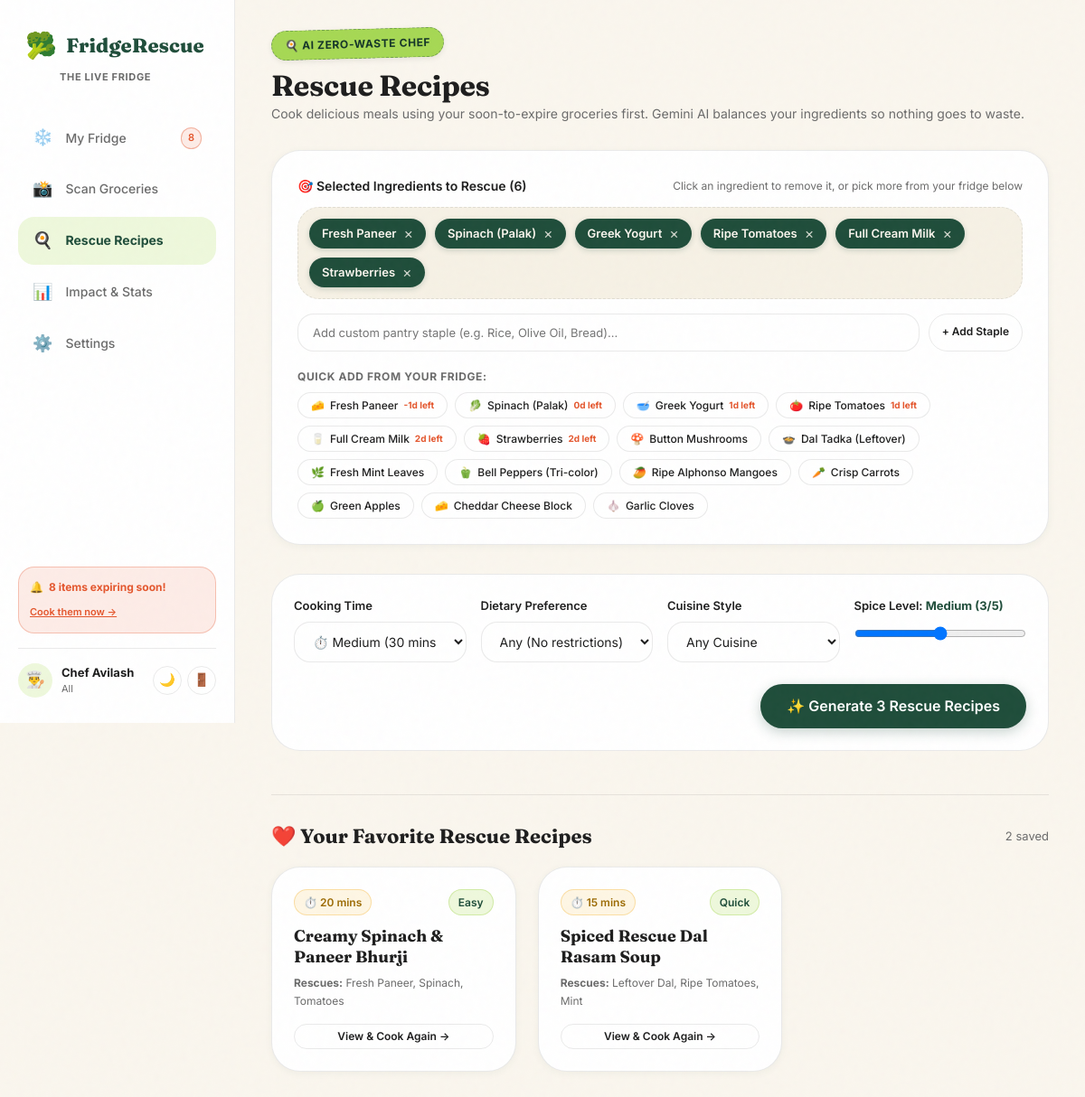
Page /recipes.php (signed in) on the committed database.
### tables this page shows
CREATE TABLE `users` (
    `id` INT UNSIGNED AUTO_INCREMENT PRIMARY KEY,
    `name` VARCHAR(100) NOT NULL,
    `email` VARCHAR(191) NOT NULL UNIQUE,
    `password_hash` VARCHAR(255) NOT NULL,
    `diet_pref` ENUM('all', 'vegetarian', 'vegan', 'non_veg', 'keto') NOT NULL DEFAULT 'all',
    `currency` VARCHAR(10) NOT NULL DEFAULT '₹',
    `alert_days` TINYINT UNSIGNED NOT NULL DEFAULT 3,
    `theme` ENUM('light', 'dark') NOT NULL DEFAULT 'light',
    `created_at` TIMESTAMP NOT NULL DEFAULT CURRENT_TIMESTAMP,
    INDEX `idx_users_email` (`email`)
);

CREATE TABLE `fridge_items` (
    `id` INT UNSIGNED AUTO_INCREMENT PRIMARY KEY,
    `user_id` INT UNSIGNED NOT NULL,
    `name` VARCHAR(100) NOT NULL,
    `emoji` VARCHAR(16) NOT NULL DEFAULT '🥦',
    `category` ENUM('vegetable', 'fruit', 'dairy', 'leftover', 'other') NOT NULL DEFAULT 'vegetable',
    `quantity` DECIMAL(8,2) NOT NULL DEFAULT 1.00,
    `unit` VARCHAR(20) NOT NULL DEFAULT 'pcs',
    `estimated_price` DECIMAL(10,2) NOT NULL DEFAULT 0.00,
    `added_on` DATE NOT NULL,
    `expiry_date` DATE NOT NULL,
    `status` ENUM('active', 'used', 'wasted') NOT NULL DEFAULT 'active',
    `created_at` TIMESTAMP NOT NULL DEFAULT CURRENT_TIMESTAMP,
    FOREIGN KEY (`user_id`) REFERENCES `users`(`id`) ON DELETE CASCADE,
    INDEX `idx_items_user_status_exp` (`user_id`, `status`, `expiry_date`),
    INDEX `idx_items_expiry` (`expiry_date`),
    INDEX `idx_items_category` (`category`)
);

CREATE TABLE `recipes_saved` (
    `id` INT UNSIGNED AUTO_INCREMENT PRIMARY KEY,
    `user_id` INT UNSIGNED NOT NULL,
    `title` VARCHAR(200) NOT NULL,
    `cooking_time` VARCHAR(50) NOT NULL,
    `difficulty` VARCHAR(50) NOT NULL,
    `ingredients_json` JSON NOT NULL,
    `steps_json` JSON NOT NULL,
    `rescued_items` VARCHAR(255) DEFAULT NULL,
    `created_at` TIMESTAMP NOT NULL DEFAULT CURRENT_TIMESTAMP,
    FOREIGN KEY (`user_id`) REFERENCES `users`(`id`) ON DELETE CASCADE,
    INDEX `idx_recipes_user` (`user_id`)
);

### includes/auth.php (called while the page is built, shortened)
<?php
require_once __DIR__ . '/helpers.php';
function current_user(): ?array {
    $db = get_db();
    $stmt = $db->prepare("SELECT id, name, email, diet_pref, currency, alert_days, theme, created_at FROM users WHERE id = :id LIMIT 1");
    $stmt->execute(['id' => $_SESSION['user_id']]);
    $user = $stmt->fetch();
    if ($user) {
        return $user;
    }
    return null;
}
function require_login(string $redirect = 'login.php'): array {
    $user = current_user();
    return $user;
}

### includes/helpers.php (called while the page is built, shortened)
<?php
function e(?string $string): string {
    return htmlspecialchars((string)($string ?? ''), ENT_QUOTES, 'UTF-8');
}
function get_days_left(string $expiryDate): int {
    $today = new DateTime('today');
    $exp = new DateTime($expiryDate);
    $diff = $today->diff($exp);
    $days = (int)$diff->format('%r%a');
    return $days;
}

### recipes.php (the view, shortened to what this page needs)
<?php
require_once __DIR__ . '/includes/header.php';
require_once __DIR__ . '/includes/sidebar.php';
$userId = (int)$currentUser['id'];
$db = get_db();
$stmt = $db->prepare("
    SELECT id, name, emoji, category, expiry_date, estimated_price
    FROM fridge_items
    WHERE user_id = :uid AND status = 'active'
    ORDER BY expiry_date ASC, name ASC
");
$stmt->execute(['uid' => $userId]);
$activeItems = $stmt->fetchAll();
$stmtSaved = $db->prepare("
    SELECT *
    FROM recipes_saved
    WHERE user_id = :uid
    ORDER BY created_at DESC
    LIMIT 6
");
$stmtSaved->execute(['uid' => $userId]);
$savedRecipes = $stmtSaved->fetchAll();
?>
<main class="main-content">
    <div style="max-width: 1100px; margin: 0 auto;">
        <div style="margin-bottom: 28px;">
            <div class="produce-sticker" style="margin-bottom: 10px;">
                🍳 AI Zero-Waste Chef
            </div>
            <h1 style="font-size: 32px; letter-spacing: -0.01em;">Rescue Recipes</h1>
            <p style="color: var(--text-secondary); font-size: 14px;">
                Cook delicious meals using your soon-to-expire groceries first. Gemini AI balances your ingredients so nothing goes to waste.
            </p>
        </div>
        <div class="ingredient-dock">
            <div style="display: flex; justify-content: space-between; align-items: center; margin-bottom: 12px; flex-wrap: wrap; gap: 8px;">
                <label class="form-label" style="margin-bottom: 0; font-size: 14px;">
                    🎯 Selected Ingredients to Rescue (<span id="selectedCount">0</span>)
                </label>
                <div style="font-size: 12px; color: var(--text-secondary);">
                    Click an ingredient to remove it, or pick more from your fridge below
                </div>
            </div>
            <div class="selected-chips-container" id="selectedChipsContainer">
            </div>
            <div style="display: flex; gap: 10px; margin-bottom: 18px;">
                <input type="text" id="customIngredientInput" class="form-control" placeholder="Add custom pantry staple (e.g. Rice, Olive Oil, Bread)..." style="font-size: 13px;" onkeydown="if(event.key==='Enter'){event.preventDefault();addCustomIngredient();}">
                <button type="button" class="btn btn-outline btn-sm" onclick="addCustomIngredient()" style="white-space: nowrap;">
                    + Add Staple
                </button>
            </div>
            <?php if (!empty($activeItems)): ?>
                <div>
                    <div style="font-size: 12px; font-weight: 700; text-transform: uppercase; letter-spacing: 0.05em; color: var(--text-secondary); margin-bottom: 8px;">
                        Quick Add from Your Fridge:
                    </div>
                    <div class="pantry-add-cloud" id="pantryAddCloud">
                        <?php foreach ($activeItems as $item):
                            $days = get_days_left($item['expiry_date']);
                            $urgent = $days <= 2 ? '🚨' : '';
                        ?>
                            <button type="button" class="pantry-add-chip" data-name="<?= e($item['name']) ?>" onclick="togglePantryItem('<?= e(addslashes($item['name'])) ?>')">
                                <span><?= e($item['emoji']) ?></span>
                                <span><?= e($item['name']) ?></span>
                                <?php if ($urgent): ?>
                                    <span style="font-size: 10px; color: var(--tomato); font-weight: 700;"><?= $days ?>d left</span>
                                <?php endif; ?>
                            </button>
                        <?php endforeach; ?>
                    </div>
                </div>
            <?php endif; ?>
        </div>
        <div style="background: var(--surface-card); border-radius: var(--radius-xl); padding: 24px; border: 1px solid var(--border-color); margin-bottom: 32px;">
            <div class="pref-grid">
                <div>
                    <label class="form-label">Cooking Time</label>
                    <select id="recipeTime" class="form-control">
                        <option value="30" selected>⏱️ Medium (30 mins)</option>
                    </select>
                </div>
                <div>
                    <label class="form-label">Dietary Preference</label>
                    <select id="recipeDiet" class="form-control">
                        <option value="all" <?= ($currentUser['diet_pref'] ?? '') === 'all' ? 'selected' : '' ?>>Any (No restrictions)</option>
                    </select>
                </div>
                <div>
                    <label class="form-label">Cuisine Style</label>
                    <select id="recipeCuisine" class="form-control">
                        <option value="Any" selected>Any Cuisine</option>
                    </select>
                </div>
                <div>
                    <label class="form-label">
                        Spice Level: <span id="spiceValText" style="font-weight: 700; color: var(--primary);">Medium (3/5)</span>
                    </label>
                    <input type="range" id="recipeSpice" min="1" max="5" value="3" class="form-control" style="padding: 4px;" oninput="updateSpiceText(this.value)">
                </div>
            </div>
            <div style="display: flex; justify-content: flex-end; align-items: center; gap: 14px;">
                <button type="button" class="btn btn-primary btn-lg" id="generateRecipesBtn" onclick="generateRescueRecipes()">
                    ✨ Generate 3 Rescue Recipes
                </button>
            </div>
        </div>
        <?php if (!empty($savedRecipes)): ?>
            <div style="margin-top: 48px; padding-top: 32px; border-top: 1px solid var(--border-color);">
                <div style="display: flex; justify-content: space-between; align-items: center; margin-bottom: 20px;">
                    <h2 style="font-size: 22px;">❤️ Your Favorite Rescue Recipes</h2>
                    <span style="font-size: 13px; color: var(--text-secondary);"><?= count($savedRecipes) ?> saved</span>
                </div>
                <div class="recipe-cards-grid">
                    <?php foreach ($savedRecipes as $sRec):
                        $rescuedStr = e($sRec['rescued_items'] ?? '');
                        $ingList = json_decode($sRec['ingredients_json'] ?? '[]', true) ?: [];
                        $stepList = json_decode($sRec['steps_json'] ?? '[]', true) ?: [];
                    ?>
                        <div class="recipe-card">
                            <div>
                                <div style="display: flex; justify-content: space-between; align-items: flex-start; margin-bottom: 12px;">
                                    <span class="badge badge-soon">⏱️ <?= e($sRec['cooking_time']) ?></span>
                                    <span class="badge badge-fresh"><?= e($sRec['difficulty']) ?></span>
                                </div>
                                <h3 style="font-size: 18px; margin-bottom: 8px;"><?= e($sRec['title']) ?></h3>
                                <div style="font-size: 12px; color: var(--text-secondary); margin-bottom: 16px;">
                                    <strong>Rescues:</strong> <?= $rescuedStr ?: 'Fridge items' ?>
                                </div>
                            </div>
                            <button type="button" class="btn btn-outline btn-sm" onclick='viewRecipeDetailModal(<?= htmlspecialchars(json_encode([
                                "title" => $sRec["title"],
                                "cooking_time" => $sRec["cooking_time"],
                                "difficulty" => $sRec["difficulty"],
                                "rescued_items" => explode(",", $sRec["rescued_items"] ?? ""),
                                "ingredients_have" => array_map(fn($x) => is_array($x) ? ($x["amount"] . " " . $x["name"]) : $x, $ingList),
                                "ingredients_missing" => [],
                                "steps" => $stepList
                            ]), ENT_QUOTES, "UTF-8") ?>)'>
                                View &amp; Cook Again &rarr;
                            </button>
                        </div>
                    <?php endforeach; ?>
                </div>
            </div>
        <?php endif; ?>
    </div>
</main>
<?php require_once __DIR__ . '/includes/footer.php'; ?>

### includes/sidebar.php (shortened to what this page needs)
<?php
$currentPage = basename($_SERVER['PHP_SELF'] ?? 'dashboard.php');
?>
<aside class="sidebar">
    <div style="margin-bottom: 32px; padding: 0 8px;">
        <a href="dashboard.php" style="display: flex; align-items: center; gap: 10px; font-weight: 800; font-family: var(--font-heading); font-size: 22px; color: var(--primary);">
            <span style="font-size: 28px;">🥦</span> FridgeRescue
        </a>
        <div style="font-size: 11px; text-transform: uppercase; letter-spacing: 0.06em; font-weight: 700; color: var(--text-secondary); margin-top: 4px; padding-left: 38px;">
            The Live Fridge
        </div>
    </div>
    <nav style="flex: 1;">
        <a href="dashboard.php" class="nav-link <?= $currentPage === 'dashboard.php' ? 'active' : '' ?>">
            <span style="font-size: 18px;">❄️</span>
            <span>My Fridge</span>
            <?php if (!empty($expiringCount) && $expiringCount > 0): ?>
                <span class="badge badge-expiring" style="margin-left: auto; font-size: 11px; padding: 2px 7px;">
                    <?= $expiringCount ?>
                </span>
            <?php endif; ?>
        </a>
        <a href="scan.php" class="nav-link <?= $currentPage === 'scan.php' ? 'active' : '' ?>">
            <span style="font-size: 18px;">📸</span>
            <span>Scan Groceries</span>
        </a>
        <a href="recipes.php" class="nav-link <?= $currentPage === 'recipes.php' ? 'active' : '' ?>">
            <span style="font-size: 18px;">🍳</span>
            <span>Rescue Recipes</span>
        </a>
        <a href="impact.php" class="nav-link <?= $currentPage === 'impact.php' ? 'active' : '' ?>">
            <span style="font-size: 18px;">📊</span>
            <span>Impact &amp; Stats</span>
        </a>
        <a href="settings.php" class="nav-link <?= $currentPage === 'settings.php' ? 'active' : '' ?>">
            <span style="font-size: 18px;">⚙️</span>
            <span>Settings</span>
        </a>
    </nav>
    <?php if (!empty($expiringCount) && $expiringCount > 0): ?>
        <div style="background: var(--tomato-soft); border: 1px solid rgba(228,87,46,0.3); border-radius: var(--radius-md); padding: 12px; margin-bottom: 16px;">
            <div style="font-size: 12px; font-weight: 700; color: var(--tomato); display: flex; align-items: center; gap: 6px; margin-bottom: 4px;">
                <span>🔔</span> <?= $expiringCount ?> item<?= $expiringCount > 1 ? 's' : '' ?> expiring soon!
            </div>
            <a href="recipes.php" style="font-size: 11px; font-weight: 600; color: var(--tomato); text-decoration: underline;">
                Cook them now &rarr;
            </a>
        </div>
    <?php endif; ?>
    <div style="padding-top: 16px; border-top: 1px solid var(--border-color); display: flex; align-items: center; justify-content: space-between;">
        <div style="display: flex; align-items: center; gap: 10px; min-width: 0;">
            <div style="width: 38px; height: 38px; border-radius: 50%; background: var(--lime-soft); display: flex; align-items: center; justify-content: center; font-size: 18px; flex-shrink: 0;">
                👨‍🍳
            </div>
            <div style="min-width: 0;">
                <div style="font-size: 13px; font-weight: 700; white-space: nowrap; overflow: hidden; text-overflow: ellipsis;">
                    <?= e($currentUser['name'] ?? 'Chef') ?>
                </div>
                <div style="font-size: 11px; color: var(--text-secondary); text-transform: capitalize;">
                    <?= e($currentUser['diet_pref'] ?? 'all') ?>
                </div>
            </div>
        </div>
        <div style="display: flex; align-items: center; gap: 6px;">
            <button type="button" class="btn btn-icon btn-outline theme-toggle-btn" aria-label="Toggle dark mode" style="width: 32px; height: 32px; font-size: 14px;">
            </button>
            <a href="logout.php" class="btn btn-icon btn-outline" title="Logout" style="width: 32px; height: 32px; font-size: 14px;">
                🚪
            </a>
        </div>
    </div>
</aside>

### rows in the picture
users: name "Chef Avilash", diet_pref "All", diet_pref "Any (No restrictions)"
fridge_items: emoji "🧀", name "Fresh Paneer", expiry_date "-1"
fridge_items: emoji "🥬", name "Spinach (Palak)", expiry_date "0"
fridge_items: emoji "🥣", name "Greek Yogurt", expiry_date "1"
fridge_items: emoji "🍅", name "Ripe Tomatoes", expiry_date "1"
fridge_items: emoji "🥛", name "Full Cream Milk", expiry_date "2"
fridge_items: emoji "🍓", name "Strawberries", expiry_date "2"
fridge_items: emoji "🍄", name "Button Mushrooms"
fridge_items: emoji "🍲", name "Dal Tadka (Leftover)"
fridge_items: emoji "🌿", name "Fresh Mint Leaves"
fridge_items: emoji "🫑", name "Bell Peppers (Tri-color)"
fridge_items: emoji "🥭", name "Ripe Alphonso Mangoes"
fridge_items: emoji "🥕", name "Crisp Carrots"
fridge_items: emoji "🍏", name "Green Apples"
fridge_items: emoji "🧀", name "Cheddar Cheese Block"
fridge_items: emoji "🧄", name "Garlic Cloves"
recipes_saved: cooking_time "20 mins", difficulty "Easy", title "Creamy Spinach & Paneer Bhurji", rescued_items "Fresh Paneer, Spinach, Tomatoes"
recipes_saved: cooking_time "15 mins", difficulty "Quick", title "Spiced Rescue Dal Rasam Soup", rescued_items "Leftover Dal, Ripe Tomatoes, Mint"

### other values in the picture
$expiringCount "8"
count($savedRecipes) "2"
